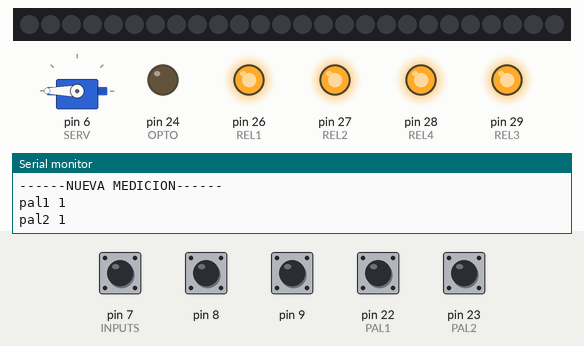
This sketch was run on a simulated Arduino Mega 2560, built with avr-gcc and run on an emulated ATmega2560. Shown: servo, 26 RGB LEDs in strip order, left to right, output pins drawn as LEDs (lit = HIGH), the last lines printed to the serial monitor. The test bench sets the inputs (shaded band); at power-on: pin 7 (INPUTS), pin 8, pin 9, pin 22 (PAL1), pin 23 (PAL2) HIGH. Dim RGB values are drawn brighter than linear; the audio player accepts every command and is not drawn.

Above: at 1.7 s.
1.8 s: pin 7 (INPUTS) pulled LOW for 0.15 s
At 2.3 s:
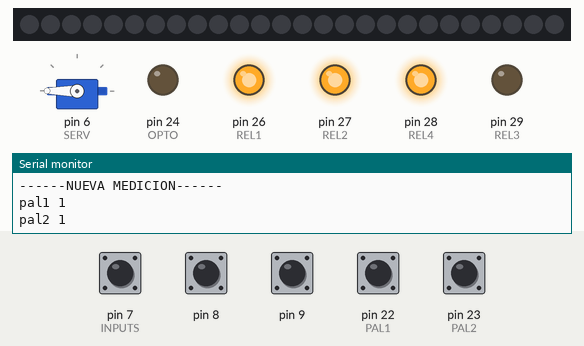
6.0 s: pin 9 pulled LOW for 1 s
At 8.4 s:
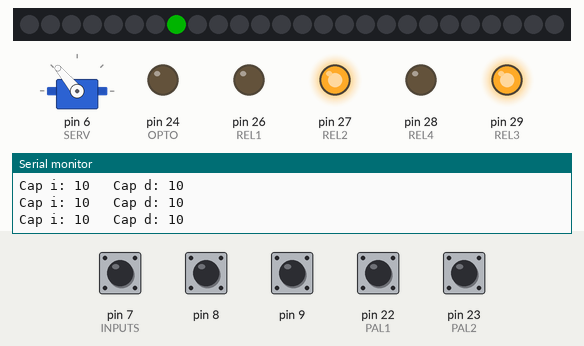
9.5 s: pin 8 pulled LOW for 1 s
At 11.8 s:
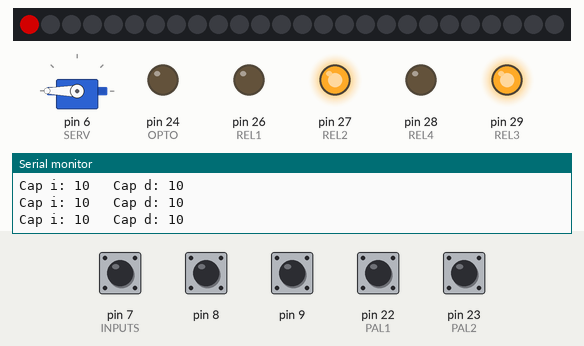
12.2 s: pin 9 pulled LOW for 0.15 s
At 13.8 s:
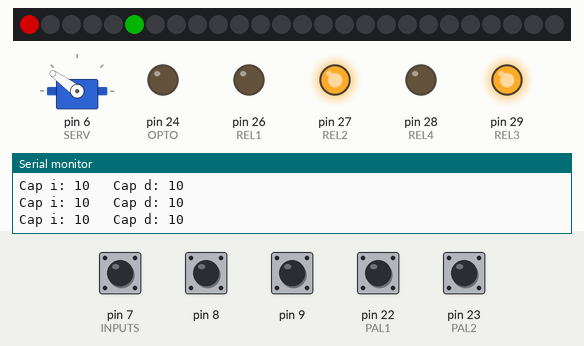
14.8 s: pin 23 (PAL2) pulled LOW for 0.15 s
At 15.8 s:
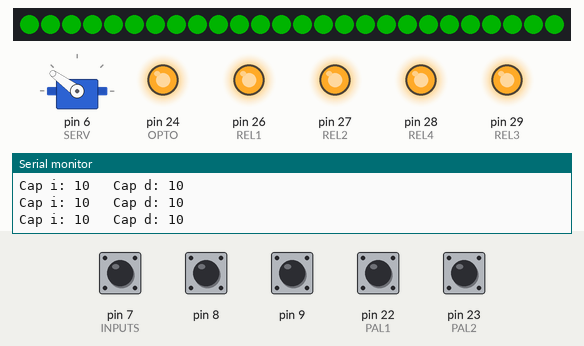
Timing chart, 0 to 38.3 s (numbered marks = the images above; inputs shaded):
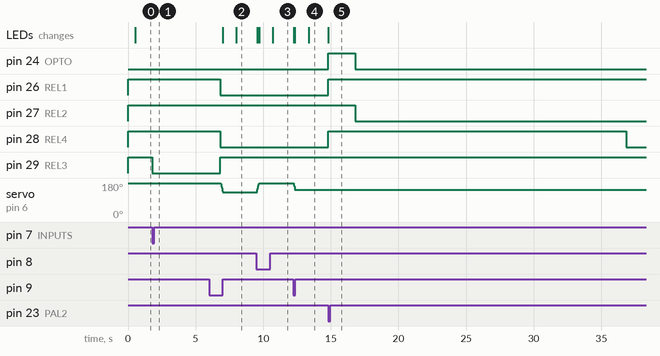

The sketch:

mesa_ouija.ino
```cpp
/* Mesa Ouija
 *
 * Arduino MEGA, DFPLAYER, AMPLI, UN RS, 4 RELES, UN SERVO, 26 PIXEL, 2 S.CAPACITIVOS ,dos palancas
 *
 * Siempre andando, al cerrar RS libera un rele(enciende luz), y activa los sensores capacitivos
 * al utilizar los capacitivos se mueve el servo y va creando una secuencia de pixel, al ser correcta
 * activa opto y activa rele, reinicia con power up
 *
 * Sputnik 30/5/19
 */

//INCLUDES
#include "SoftwareSerial.h"
#include "DFRobotDFPlayerMini.h"
#include <Servo.h>
#include <CapacitiveSensor.h>
#include "FastLED.h"

//DEFINES
#define SPRINT      true
#define NEED_REPOSO true
#define DFTX        2
#define DFRX        3
#define PAL1        22
#define PAL2        23
#define RED1        7
#define PIXE        5
#define OPTO        24
#define REL1        26
#define REL2        27
#define REL3        29
#define REL4        28
#define CAPI        9
#define CAPD        8
#define CAPN        4
#define SERV        6


#define DS  200

#define MINUTOS     15
#define TIEMPO_LETRA    1000

//CONSTANTES
const int N_INPUTS = 3;
const int INPUTS[N_INPUTS] = {RED1,PAL1,PAL2};
const int INPUTS_ISTATE[N_INPUTS] = {1,1,1};
const int N_OUTPUTS = 5;
const int OUTPUTS[N_OUTPUTS] = {REL1,REL2,REL3,REL4,OPTO,};
const int OUTPUTS_ISTATE[N_OUTPUTS] = {1,1,1,1,0};

const int NFRASE = 8;
const int FRASE[NFRASE] = {0,2,8,13,14,17,4,21};//{0,2,8,13,14,17,4,21};{21,4,17,14,13,8,2,0};

//VARIABLES
unsigned int tiempo_restante = MINUTOS * 60;
unsigned long contador_tiempo = 0;
unsigned long timer_letra = 0;
int serv_pos = 255;
int letra = 0;
int correcta = 0;
boolean activa_letra = false;
int bloquea[NFRASE] = {-1,-1,-1,-1,-1,-1,-1,-1};

//OBJETOS
SoftwareSerial mySoftwareSerial(DFRX, DFTX);    // RX, TX
DFRobotDFPlayerMini myDFPlayer;
Servo myservo;
CapacitiveSensor   capi = CapacitiveSensor(CAPN,CAPI);        // 10M resistor between pins 4 & 2, pin 2 is sensor pin, add a wire and or foil if desired
CapacitiveSensor   capd = CapacitiveSensor(CAPN,CAPD);
CRGB leds[26];

//NO EDITABLE
boolean reposo = false;
boolean activo = false;
boolean resuelto = false;
unsigned long timer_print = 0;
////////////////////////////////////SETUP///////////////////////////////
//NO EDITABLE
void setup() {
  if(SPRINT){Serial.begin(9600);}
//declara entradas
  for(int a = 0;a < N_INPUTS;a++){
    pinMode(INPUTS[a] , INPUT);
    digitalWrite(INPUTS[a] , INPUTS_ISTATE[a]);
  }
//declara salidas
  for(int a = 0;a < N_OUTPUTS;a++){
    pinMode(OUTPUTS[a] , OUTPUT);
    digitalWrite(OUTPUTS[a] , OUTPUTS_ISTATE[a]);
  }
//si necesita reposo
  if(NEED_REPOSO){reposo=true;activo=false;resuelto=false;}else{reposo=false;activo=true;resuelto=false;}
//EDITABLE
  mySoftwareSerial.begin(9600);
  if (!myDFPlayer.begin(mySoftwareSerial)) {}
  myDFPlayer.volume(5);
  myDFPlayer.loop(1);
  myservo.attach(SERV);
  myservo.write(serv_pos);
  FastLED.addLeds<NEOPIXEL, PIXE>(leds, 26);
  FastLED.setBrightness(  124 );
  FastLED.show();
  capi.set_CS_AutocaL_Millis(0xFFFFFFFF);
}

///////////////////////////////////////LOOP//////////////////////////////////////////
void loop() {
  if_reposo();
  if_activo();
  if_resuelto();
  showme();
}

////////////////////////////////////////FUNCIONES///////////////////////////////////
//EDITABLE
void if_reposo()
{
  if(reposo){myDFPlayer.volume(5);
    if(check(0,PAL1,DS) || check(0,RED1,DS)){activo = true;reposo = false;digitalWrite(REL3,LOW);delay(5000);digitalWrite(REL3,HIGH);digitalWrite(REL1,LOW);myDFPlayer.loop(2);digitalWrite(REL4,LOW);}
  }
}

void if_activo()
{
  if(activo){
    boolean ouija_ok = false;
    switch(movCap()){
      case 0:{break;}
      case 1: {if(letra < 25){letra++;movete(letra);activa_letra = true;timer_letra = millis();}break;}
      case 2: {if(letra > 0){letra--;movete(letra);activa_letra = true;timer_letra = millis();}break;}
      }
    if(check(0,PAL2,DS) || correcta == NFRASE){ouija_ok = true;}
    if (ouija_ok){
      activo = false;
      resuelto = true;
      digitalWrite(REL1,HIGH);
//      myDFPlayer.loop(3);
      for(int i = 0;i<26;i++){
        color(i,4,0,false);}
      FastLED.show();
      digitalWrite(OPTO,HIGH);
      digitalWrite(REL4,HIGH);
      delay(2000);
      digitalWrite(OPTO,LOW);
      digitalWrite(REL2,LOW);
      myDFPlayer.loop(3);
      delay(20000);
      digitalWrite(REL4,LOW);}
     letreando();
  }
}

void if_resuelto()
{
  if(resuelto){

  }
}

void showme ()
{
  if(SPRINT && millis() - timer_print > 1000)
  {
    Serial.println("------NUEVA MEDICION------");
    Serial.print("pal1 ");Serial.println(digitalRead(PAL1));
    Serial.print("pal2 ");Serial.println(digitalRead(PAL2));
    timer_print = millis();

    }
  }

int movCap()
{
 // capi.reset_CS_AutoCal();
  int resu = 0;
  long total1 =  capi.capacitiveSensor(30);    Serial.print("Cap i: ");Serial.print(total1);
  long total2 =  capd.capacitiveSensor(30);    Serial.print("   Cap d: ");Serial.println(total2);
  if(total1 > 2000){resu = 1;}
  if(total2 > 2000){resu = 2;}
  delay(10);
  return resu;
}

void movete(int letter)
{
      serv_pos = map(letter,0,25,180,0);
      myservo.write(serv_pos);
      for(int i = 0;i<26;i++){
        if(i == letter){color(i,3,0,false);}
        else{if(i == bloquea[0] || i == bloquea[1] || i == bloquea[2] || i == bloquea[3] || i == bloquea[4] || i == bloquea[5] || i == bloquea[6] || i == bloquea[7] ){color(i,6,0,false);}else{color(i,0,0,false);}}
        }
      FastLED.show();
}

void letreando()
{
  if(millis() - timer_letra > TIEMPO_LETRA && activa_letra)
  {
    activa_letra = false;
    if(FRASE[correcta] == letra){bloquea[correcta] = letra;correcta++;color(letra,6,0,false);}else{correcta=0;color(letra,4,0,false);
    bloquea[0]=-1;
    bloquea[1]=-1;
    bloquea[2]=-1;
    bloquea[3]=-1;
    bloquea[4]=-1;
    bloquea[5]=-1;
    bloquea[6]=-1;
    bloquea[7]=-1;}
    FastLED.show();
    }

}

//NO EDITABLE
//comprueba el estado de un sensor
boolean check (boolean cual, int entrada, int ds)
{
  boolean resu = false;
  int contador = 0;
  if(cual){ while(digitalRead(entrada) == 1 && resu == false){contador++;if(contador == ds){resu = true;}}
  }else{    while(digitalRead(entrada) == 0 && resu == false){contador++;if(contador == ds){resu = true;}}}
  return resu;
}

void color (int led , int col , int tiempo , boolean imprimir) {

  switch (col){

    case 0 :
      leds[led] = CRGB ::Black;
      break;

    case 1 :
      leds[led] = CRGB ::Black;
      break;

    case 2 :
      leds[led] = CRGB ::DarkOrange;
      break;

    case 3 :
      leds[led] = CRGB ::White;
      break;

    case 4 :
      leds[led] = CRGB ::Green;
      break;

    case 5 :
      leds[led] = CRGB ::Yellow;
      break;

    case 6 :
      leds[led] = CRGB ::Red;
      break;

   case 7 :
      leds[led] = CRGB ::Blue;
      break;
    }}
```

Measured:
- after the input at 1.8 s, pin 29 (REL3): HIGH → LOW at once
- after the input at 6.0 s, servo on pin 6 (SERV): 180° → 130° after 0.85 s; the LEDs: first change after 1.0 s (image 2 shows a later state)
- after the input at 9.5 s, servo on pin 6 (SERV): 130° → 180° at once; the LEDs: first change at once (image 3 shows a later state)
- after the input at 12.2 s, servo on pin 6 (SERV): 180° → 144° at once; the LEDs: first change at once (image 4 shows a later state)
- after the input at 14.8 s, pin 24 (OPTO): LOW → HIGH at once, → LOW 2.0 s later; pin 26 (REL1): LOW → HIGH at once; pin 27 (REL2): HIGH → LOW after 2.0 s; pin 28 (REL4): LOW → HIGH at once, → LOW 22.0 s later; the LEDs: change at once (image 5)
